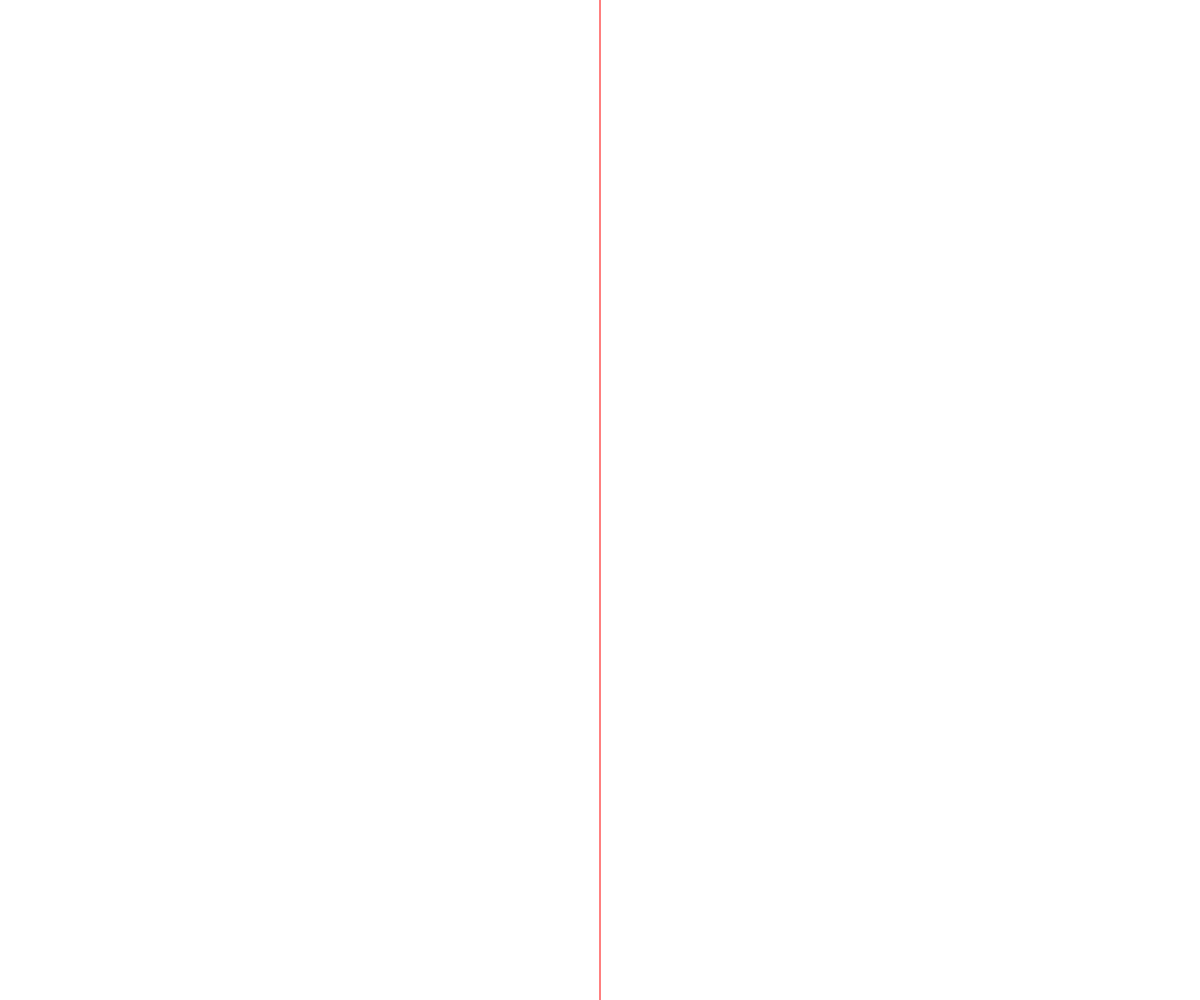
Frame 1 (no input)
Frame 60 (no input): identical to frame 1, image omitted
Frame 120 (the mouse pressed at the canvas centre since frame 60): identical to frame 1, image omitted

The p5.js sketch that drew this single still picture (run headless with seeded random() and noise() and a simulated clock; from frame 60 on, the mouse is pressed at the canvas centre):

// p5.js sketch
// ── sketch.js

var x, y, t, v;

// t - tamanho v- Velocidade
function setup() 
{
  createCanvas (windowWidth, windowHeight);

}


function draw()
{ background(255);
  
 
  if (mouseX>x/2 && mouseX<y)
  {
    Fill(0);
  }
  else
  {
    noFill();
  }
  stroke(255, 0, 0);
  line(width/2, 0, width/2, height);

}


function windowResized() 
{
  resizeCanvas (windowWidth, windowHeight);
}
